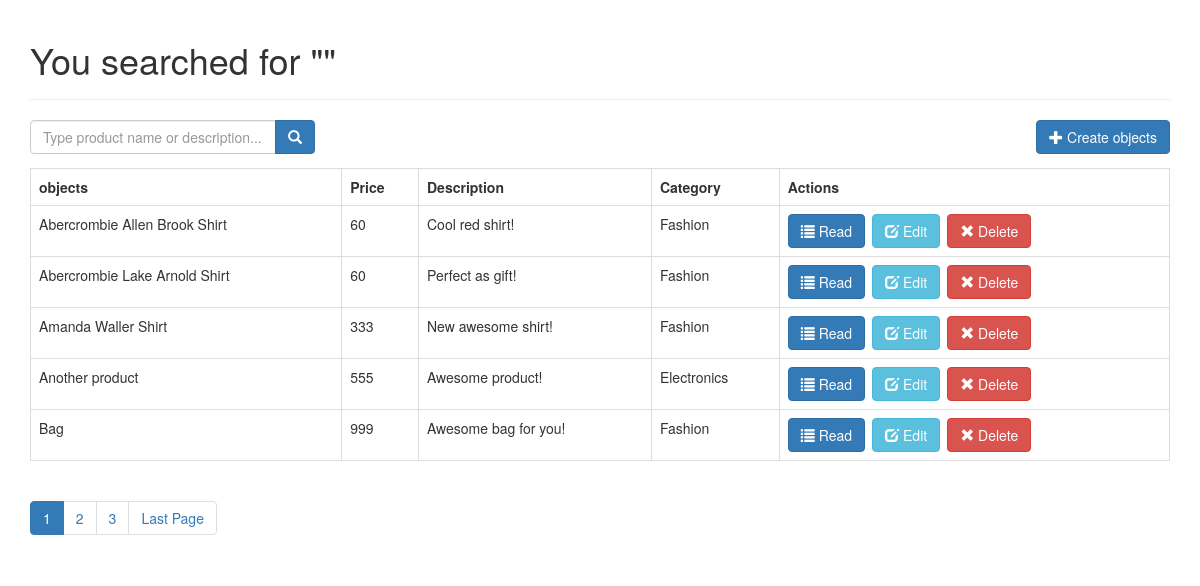
Screenshot of /search.php with the database file from the repository.
### tables this page shows
CREATE TABLE `products` (
  `id` int(11) NOT NULL,
  `name` varchar(32) NOT NULL,
  `description` text NOT NULL,
  `price` int(11) NOT NULL,
  `category_id` int(11) NOT NULL,
  `created` datetime NOT NULL,
  `modified` timestamp NOT NULL DEFAULT CURRENT_TIMESTAMP,
  `image` varchar(512) NOT NULL
);

CREATE TABLE `categories` (
  `id` int(11) NOT NULL,
  `name` varchar(256) NOT NULL,
  `created` datetime NOT NULL,
  `modified` timestamp NOT NULL DEFAULT CURRENT_TIMESTAMP
);

### search.php (called while the page is built, shortened)
<?php
include_once 'config/core.php';
include_once 'objects/product.php';
include_once 'objects/category.php';
$database = new Database();
$db = $database->getConnection();
$product = new Product($db);
$category = new Category($db);
$search_term=isset($_GET['s']) ? $_GET['s'] : '';
include_once "layout_header.php";
$stmt = $product->search($search_term, $from_record_num, $records_per_page);
$total_rows=$product->countAll_BySearch($search_term);
include_once "read_template.php";
include_once "layout_footer.php";
?>

### objects/product.php (called while the page is built, shortened)
<?php
class Product{
    private $conn;
    private $table_name = "products";
    public function __construct($db){
        $this->conn = $db;
    }
    public function search($search_term, $from_record_num, $records_per_page){
        $query = "SELECT
                c.name as category_name, p.id, p.name, p.description, p.price, p.category_id, p.created
            FROM
                " . $this->table_name . " p
                LEFT JOIN
                    categories c
                        ON p.category_id = c.id
            WHERE
                p.name LIKE ? OR p.description LIKE ?
            ORDER BY
                p.name ASC
            LIMIT
                ?, ?";
        $stmt = $this->conn->prepare( $query );
        $search_term = "%{$search_term}%";
        $stmt->bindParam(1, $search_term);
        $stmt->bindParam(2, $search_term);
        $stmt->bindParam(3, $from_record_num, PDO::PARAM_INT);
        $stmt->bindParam(4, $records_per_page, PDO::PARAM_INT);
        $stmt->execute();
        return $stmt;
    }
    public function countAll_BySearch($search_term){
        $query = "SELECT
                COUNT(*) as total_rows
            FROM
                " . $this->table_name . " p
                LEFT JOIN
                    categories c
                        ON p.category_id = c.id
            WHERE
                p.name LIKE ?";
        $stmt = $this->conn->prepare( $query );
        $search_term = "%{$search_term}%";
        $stmt->bindParam(1, $search_term);
        $stmt->execute();
        $row = $stmt->fetch(PDO::FETCH_ASSOC);
        return $row['total_rows'];
    }
}
?>

### config/core.php (called while the page is built)
<?php
$page = isset($_GET['page']) ? $_GET['page'] : 1;
$records_per_page = 5;
$from_record_num = ($records_per_page * $page) - $records_per_page;
?>

### objects/category.php (called while the page is built, shortened)
<?php
class Category{
    private $conn;
    private $table_name = "categories";
    public $id;
    public function __construct($db){
        $this->conn = $db;
    }
    function readName(){
        $query = "SELECT name FROM " . $this->table_name . " WHERE id = ? limit 0,1";
        $stmt = $this->conn->prepare( $query );
        $stmt->bindParam(1, $this->id);
        $stmt->execute();
        $row = $stmt->fetch(PDO::FETCH_ASSOC);
        $this->name = $row['name'];
    }
}
?>

### read_template.php (the view)
<?php
echo "<form role='search' action='search.php'>";
echo "<div class='input-group col-md-3 pull-left margin-right-1em'>";
$search_value=isset($search_term) ? "value='{$search_term}'" : "";
echo "<input type='text' class='form-control' placeholder='Type product name or description...' name='s' id='srch-term' required {$search_value} />";
echo "<div class='input-group-btn'>";
echo "<button class='btn btn-primary' type='submit'><i class='glyphicon glyphicon-search'></i></button>";
echo "</div>";
echo "</div>";
echo "</form>";
echo "<div class='right-button-margin'>";
echo "<a href='create_product.php' class='btn btn-primary pull-right'>";
echo "<span class='glyphicon glyphicon-plus'></span> Create objects";
echo "</a>";
echo "</div>";
if($total_rows>0){
    echo "<table class='table table-hover table-responsive table-bordered'>";
    echo "<tr>";
    echo "<th>objects</th>";
    echo "<th>Price</th>";
    echo "<th>Description</th>";
    echo "<th>Category</th>";
    echo "<th>Actions</th>";
    echo "</tr>";
    while ($row = $stmt->fetch(PDO::FETCH_ASSOC)){
        extract($row);
        echo "<tr>";
        echo "<td>{$name}</td>";
        echo "<td>{$price}</td>";
        echo "<td>{$description}</td>";
        echo "<td>";
        $category->id = $category_id;
        $category->readName();
        echo $category->name;
        echo "</td>";
        echo "<td>";
        echo "<a href='read_one.php?id={$id}' class='btn btn-primary left-margin'>";
        echo "<span class='glyphicon glyphicon-list'></span> Read";
        echo "</a>";
        echo "<a href='update_product.php?id={$id}' class='btn btn-info left-margin'>";
        echo "<span class='glyphicon glyphicon-edit'></span> Edit";
        echo "</a>";
        echo "<a delete-id='{$id}' class='btn btn-danger delete-object'>";
        echo "<span class='glyphicon glyphicon-remove'></span> Delete";
        echo "</a>";
        echo "</td>";
        echo "</tr>";
    }
    echo "</table>";
    include_once 'paging.php';
}
else{
    echo "<div class='alert alert-danger'>No products found.</div>";
}
?>

### libs/css/custom.css (style rules this page uses)
.left-margin { margin:0 .5em 0 0; }
.right-button-margin { margin: 0 0 1em 0; overflow: hidden; }

### rows the page displays
products: name "Abercrombie Allen Brook Shirt", price "60", description "Cool red shirt!", category.name "Fashion"
products: name "Abercrombie Lake Arnold Shirt", price "60", description "Perfect as gift!", category.name "Fashion"
products: name "Amanda Waller Shirt", price "333", description "New awesome shirt!", category.name "Fashion"
products: name "Another product", price "555", description "Awesome product!", category.name "Electronics"
products: name "Bag", price "999", description "Awesome bag for you!", category.name "Fashion"

### other values shown
$page_title "You searched for \"\""
